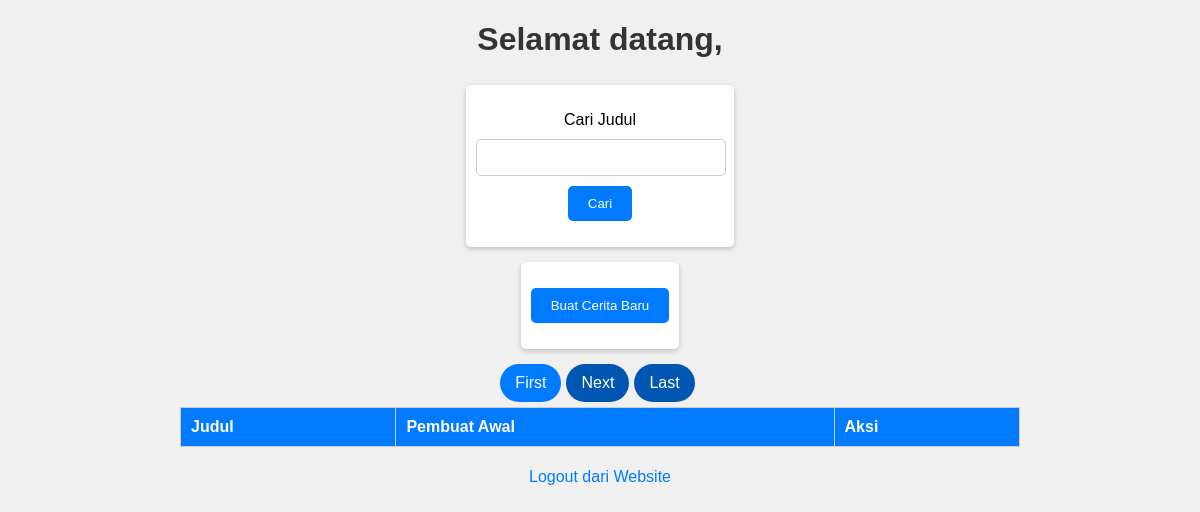
Page /homepage.php on the earlier database version.
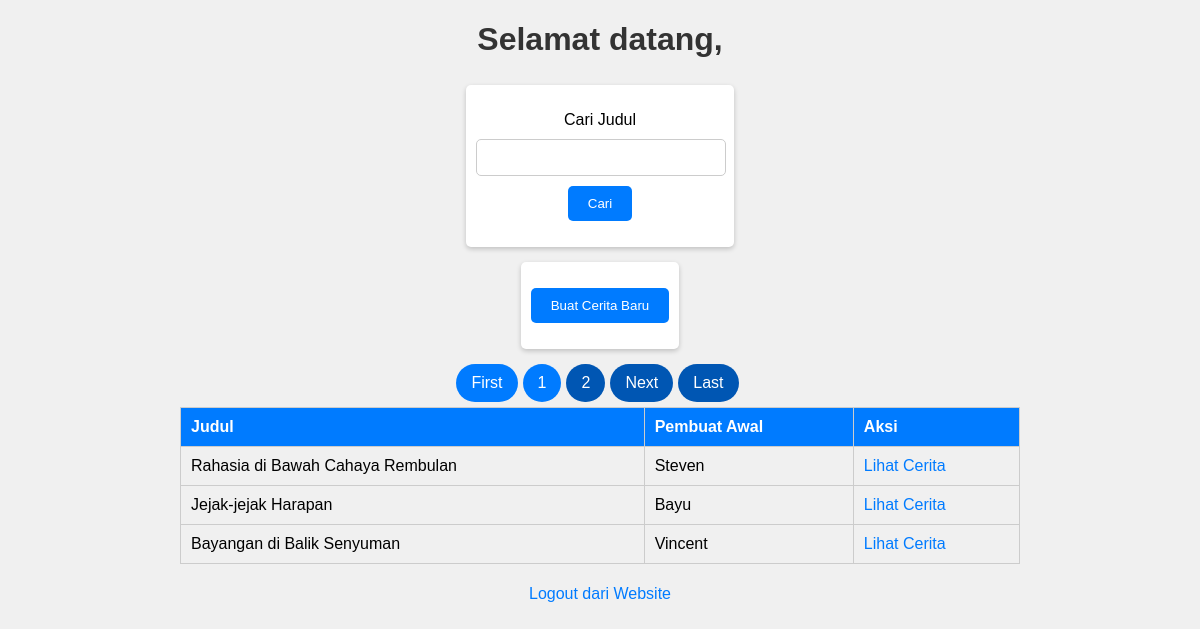
Same page on the later database version.
### tables this page shows
CREATE TABLE `cerita` (
  `idcerita` int(11) NOT NULL AUTO_INCREMENT,
  `judul` varchar(100) DEFAULT NULL,
  `iduser_pembuat_awal` varchar(40) NOT NULL,
  PRIMARY KEY (`idcerita`),
  KEY `fk_cerita_users_idx` (`iduser_pembuat_awal`),
  CONSTRAINT `fk_cerita_users` FOREIGN KEY (`iduser_pembuat_awal`) REFERENCES `users` (`iduser`) ON DELETE NO ACTION ON UPDATE NO ACTION
);

CREATE TABLE `users` (
  `iduser` varchar(40) NOT NULL,
  `nama` varchar(45) DEFAULT NULL,
  `password` varchar(100) DEFAULT NULL,
  `salt` varchar(10) DEFAULT NULL,
  PRIMARY KEY (`iduser`)
);

### class/koneksi.php (called while the page is built, shortened)
<?php
    class Koneksi {
        public function __construct() {
            $this->conn = new mysqli("localhost", "root", "", "project_uts_fsp");
        }
    }
?>

### class/cerita.php (called while the page is built, shortened)
<?php
    require_once("koneksi.php");
    class Cerita extends Koneksi {
        public function getCerita($search="%") {
            $sql = "SELECT * FROM cerita c INNER JOIN users u ON c.iduser_pembuat_awal=u.iduser WHERE judul LIKE ?";
            $stmt = $this->conn->prepare($sql);
            $stmt->bind_param("s", $search);
            $stmt->execute();
            $result = $stmt->get_result();
            return $result;
        }
        public function getCeritaLimit($search="%", $start=0, $perpage=10) {
            $sql = "SELECT * FROM cerita c INNER JOIN users u ON c.iduser_pembuat_awal=u.iduser WHERE judul LIKE ? LIMIT ?, ?";
            $stmt = $this->conn->prepare($sql);
            $stmt->bind_param("sii", $search, $start, $perpage);
            $stmt->execute();
            $result = $stmt->get_result();
            return $result;
        }
    }
?>

### homepage.php (the view, shortened to what this page needs)
<?php
    require_once("class/users.php");
    require_once("class/cerita.php");
    if (isset($_SESSION)) {
        $nama = $_SESSION["nama"];
    } else {
    }
    if(isset($_GET["judul"])){
        $judul = $_GET["judul"];
    }
    else{
        $judul = "";
    }
    if (isset($_GET["judul"])) {
        $search = "%".$_GET["judul"]."%";
    } else {
        $search = "%";
    }
?>
<!DOCTYPE html>
<html lang="en">
<head>
</head>
<body>
    <h1>Selamat datang, <?php echo $nama; ?></h1>
    <form action="homepage.php" method="GET">
        <p>
            <label>Cari Judul</label>
            <input type='text' name='judul' value='<?php echo $judul; ?>'>
            <input type='submit' name='btncari' value='Cari'>
        </p>
    </form>
    <form action="cerita_baru.php" method="GET">
        <p><input type="submit" value="Buat Cerita Baru" name="btnbaru"></p>
    </form>
    <?php
        echo "<table border='1'>";
        echo "<tr>";
        echo "<th>Judul</th><th>Pembuat Awal</th><th>Aksi</th>";
        echo "</tr>";
        $cerita = new Cerita();
        $result = $cerita->getCerita($search);
        $perpage = 3;
        $total_data = $result->num_rows;
        $jumlah_page = ceil($total_data / $perpage);
        if(isset($_GET["p"])){
            $p = $_GET["p"];
        }
        else{
            $p = 1;
        }
        echo "<ul>";
        echo "<li" . ($p == 1 ? " class='active'" : "") . "><a class='page' href='homepage.php?p=1&judul=$judul'>First</a></li>";
        for($i=1;$i<=$jumlah_page;$i++){
            echo "<li" . ($p == $i ? " class='active'" : "") . "><a class='page' href='homepage.php?p=$i&judul=$judul'>$i</a></li>";
        }
        if ($p != $jumlah_page){
            $x = $p+1;
            echo "<li><a class='page' href='homepage.php?p=$x&judul=$judul'>Next</a></li>";
        }
        echo "<li" . ($p == $jumlah_page ? " class='active'" : "") . "><a class='page' href='homepage.php?p=$jumlah_page&judul=$judul'>Last</a></li>";
        echo "</ul>";
        $start = ($p-1) * $perpage;
        $result = $cerita->getCeritaLimit($search, $start, $perpage);
        while ($row = $result->fetch_assoc()) {
            $id_cerita = $row["idcerita"];
            echo "<tr>";
            echo "<td>".$row["judul"]."</td>";
            echo "<td>".$row["nama"]."</td>";
            echo "<td><a href='lihat_cerita.php?idcerita=$id_cerita'>Lihat Cerita</a></td>";
            echo "</tr>";
        }
        echo "</table>";
    ?>
    <p><a href="logout.php">Logout dari Website</a></p>
</body>
</html>

### homepage.php (style rules this page uses)
body { font-family: Arial, sans-serif; background-color: #f0f0f0; text-align: center; margin: 0; padding: 0; display: flex; flex-direction: column; justify-content: center; align-items: center; gap: 5px; }
h1 { color: #333; }
form { background: #fff; max-width: 300px; margin: 0 auto 10px auto; padding: 10px; border-radius: 5px; box-shadow: 0 2px 5px rgba(0, 0, 0, 0.2); display: flex; flex-direction: column; justify-content: center; align-items: center; }
label { display: block; margin-bottom: 10px; }
input[type="text"] { width: 100%; padding: 10px 0; margin-bottom: 10px; border: 1px solid #ccc; border-radius: 5px; }
input[type="submit"] { background: #007BFF; color: #fff; border: none; padding: 10px 20px; border-radius: 5px; cursor: pointer; }
ul { list-style-type: none; margin: 0; padding: 0; }
li { display: inline-block; background: #0056b3; padding: 10px 15px; border-radius: 50px; margin-right: 5px; cursor: pointer; }
li.active { background: #007BFF; color: #fff; }
table { width: 70%; border-collapse: collapse; border: 1px solid #ccc; justify-content: center; }
th, td { padding: 10px; text-align: left; border-bottom: 1px solid #ccc; }
th { background-color: #007BFF; color: #fff; }
.page { text-decoration: none; color: #fff; }
a { text-decoration: none; color: #007BFF; }

Differences in the rows shown:
added cerita: judul "Rahasia di Bawah Cahaya Rembulan", iduser_pembuat_awal.nama "Steven"
added cerita: judul "Jejak-jejak Harapan", iduser_pembuat_awal.nama "Bayu"
added cerita: judul "Bayangan di Balik Senyuman", iduser_pembuat_awal.nama "Vincent"
Other differences:
new list line: "1"
new list line: "2"
